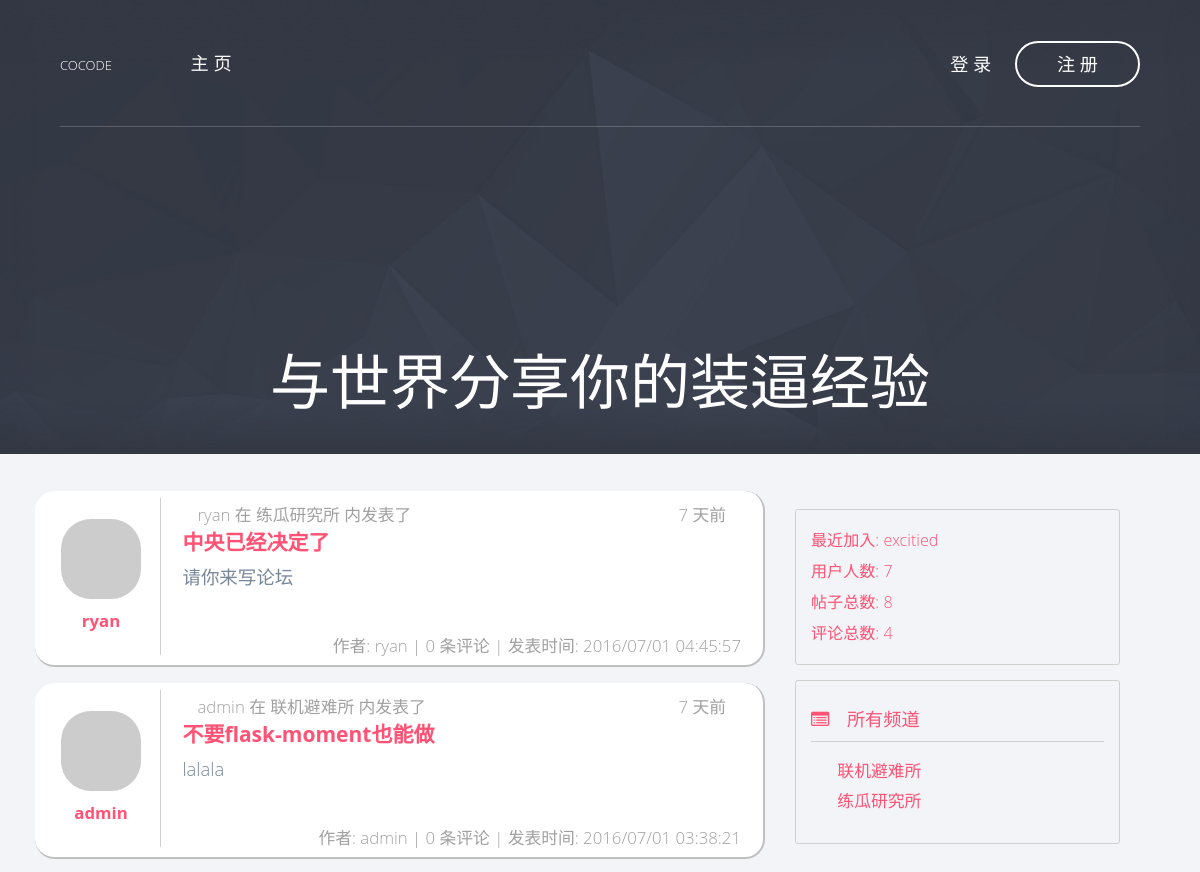
Before: / (upper part) with the older database file.
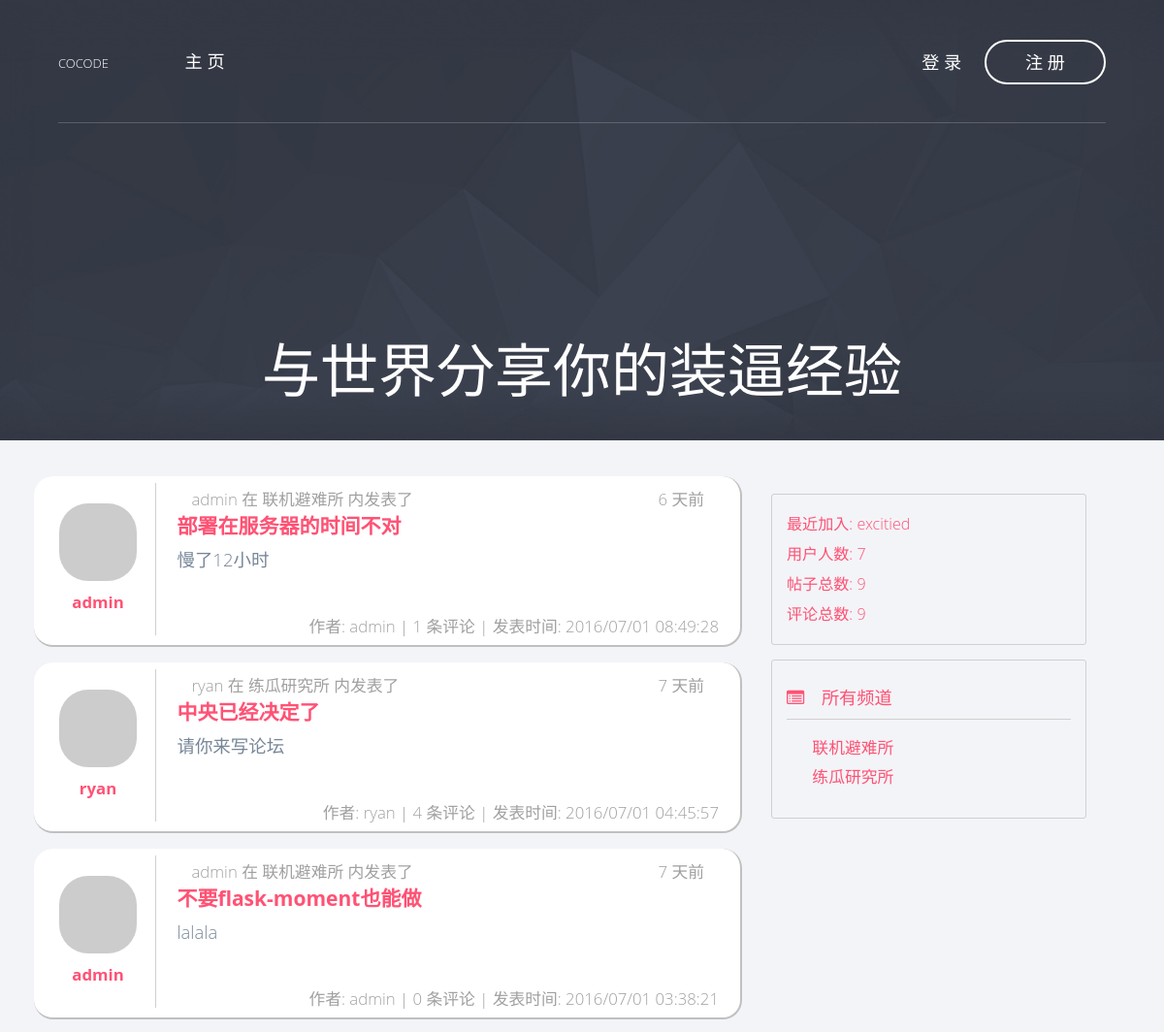
After: the same page with the newer database file.
### app/models/post.py (models this page shows, shortened)
class Post(db.Model, Model):
    __tablename__ = 'posts'
    id = db.Column(db.Integer, primary_key=True)
    title = db.Column(db.String())
    content = db.Column(db.String())
    created_time = db.Column(db.Integer, default=0)
    channel_id = db.Column(db.Integer, db.ForeignKey('channels.id'))
    user_id = db.Column(db.Integer, db.ForeignKey('users.id'))
    comments = db.relationship('Comment', backref='post')
    def display_item(self):
        name = 'post'
        title = self.title
        content_len = 58
        if self.content.__len__() > content_len:
            content = self.content[:content_len] + '...'
        else:
            content = self.content
        return (name, title, content)

### app/models/user.py (models this page shows, shortened)
class User(db.Model, Model):
    __tablename__ = 'users'
    id = db.Column(db.Integer, primary_key=True)
    username = db.Column(db.String(), unique=True)
    password_hash = db.Column(db.String())
    email = db.Column(db.String(), unique=True)
    avatar_hash = db.Column(db.String())
    created_time = db.Column(db.Integer, default=0)
    role_id = db.Column(db.Integer, db.ForeignKey('roles.id'))
    posts = db.relationship('Post', backref='author')
    comments = db.relationship('Comment', backref='author')
    @property
    def password(self):
        raise AttributeError('password is not readable')
    def gravatar(self, size=100, default='identicon', rating='g'):
        from flask import request
        gravatar_url = 'secure.gravatar.com/avatar'
        if request.is_secure:
            url = 'https://' + gravatar_url
        else:
            url = 'http://' + gravatar_url
        hash = self.avatar_hash or md5(self.email.encode('utf-8')).hexdigest()
        return '{url}/{hash}?s={size}&d={default}&r={rating}'.format(url=url,
                                                                     hash=hash,
                                                                     size=size,
                                                                     default=default,
                                                                     rating=rating)

### app/models/channel.py (models this page shows, shortened)
class Channel(db.Model, Model):
    __tablename__ = 'channels'
    id = db.Column(db.Integer, primary_key=True)
    name = db.Column(db.String(), default=ChannelPermission.NORMAL[0])
    permission = db.Column(db.Integer)
    created_time = db.Column(db.Integer, default=0)
    posts = db.relationship('Post', backref='channel')
    def is_admin(self):
        return self.permission == ChannelPermission.ADMIN[0]

### app/views.py (the view)
@app.route('/')
def index():
    user = current_user()
    if user is not None and user.is_admin():
        posts = Post.query.all()
    else:
        posts = []
        channels = Channel.query.filter_by(permission=ChannelPermission.NORMAL[0])
        for c in channels:
            p = c.posts
            posts += p
    posts.sort(key=lambda p: p.created_time, reverse=True)
    return render_template('index.html',
                           posts=posts)

### app/context_processers.py (called while the page is built)
@app.context_processor
def current_user_processor():
    return dict(current_user=current_user())

@app.context_processor
def channel_processor():
    channels = Channel.query.all()
    permissions = [
        ChannelPermission.NORMAL,
        ChannelPermission.ADMIN,
    ]
    dic = {
        'channels': channels,
        'permissions': permissions,
    }
    return dict(**dic)

@app.context_processor
def user_processor():
    user_count = User.query.count()
    new_user = User.query.order_by(User.created_time.desc()).first()
    return dict(new_user=new_user,
                user_count=user_count)

@app.context_processor
def post_processor():
    post_count = Post.query.count()
    return dict(post_count=post_count)

@app.context_processor
def comment_processor():
    comment_count = Comment.query.count()
    return dict(comment_count=comment_count)

### app/filters.py (called while the page is built)
@app.template_filter('format_time')
def format_time(timestamp):
    format = '%Y/%m/%d %H:%M:%S'
    t = time.localtime(timestamp)
    ft = time.strftime(format, t)
    return ft

### app/models/user.py (called while the page is built)
def current_user():
    id = session.get('user_key', None)
    user = None
    if id is not None:
        user = User.query.get(id)
    return user

### app/templates/index.html (shortened to what this page needs)
{% extends "base8-4.html" %}
{% block header %}
    <div class="hero-content text-center">
        {% if current_user is not none %}
        <h1>欢迎，{{ current_user.username }}</h1>
        {% else %}
        <a href="/login"><h1>与世界分享你的装逼经验</h1></a>
        {% endif %}
    </div>
{% endblock %}
{% block page_content %}
    {% include "_posts.html" %}
{% endblock %}

### app/templates/_posts.html (shortened to what this page needs)
<div class="items-container">
    {% for post in posts %}
        <div class="item-container col-md-12">
            {% set post_author = post.author %}
            {% set post_channel = post.channel.name %}
            {% set item = post.display_item() %}
            {% set post_title = item[1] %}
            {% set post_content = item[2] %}
            <div class="col-md-2 item-left">
                <div class="item-portrait">
                    <img class="img-rounded center-block round" src="{{ post_author.gravatar(size=60) }}" />
                </div>
                <div class="item-author">
                    <a href="/profile/{{ post_author.username }}">{{ post_author.username }}</a>
                </div>
            </div>
            <div class="col-md-10 item-right">
                <div class="item-header">
                    <div class="col-md-9">
                        {{ post_author.username }} 在 {{ post_channel }} 内发表了
                    </div>
                    <div class="col-md-3 item-date">
                        {{ post.created_time | from_now }}
                    </div>
                </div>
                    <div class="item-title">
                        <a href="/post/{{ post.id }}">{{ post_title }}</a>
                    </div>
                    <div class="item-content">
                        {{ post_content }}
                    </div>
                <div class="item-footer">
                    作者: {{ post_author.username }} |
                    {{ post.comments | length }} 条评论 |
                    发表时间: {{ post.created_time | format_time }}
                </div>
            </div>
        </div>
    {% endfor %}
</div>

### app/templates/_bbs_info.html
<div class="col-md-10 forum-info">
    <div class="forum-info-item">最近加入: <a href="/profile/{{ new_user.username }}">{{ new_user.username }}</a></div>
    <div class="forum-info-item">用户人数: {{ user_count }}</div>
    <div class="forum-info-item">帖子总数: {{ post_count }} </div>
    <div class="forum-info-item">评论总数: {{ comment_count }} </div>
</div>

### app/templates/_channels.html (shortened to what this page needs)
<div class="col-md-10 channel-list">
    <div class="channel-list-caption">
        <i class="fa fa-list-alt"></i> 所有频道
    </div>
    <div class="channel-list-items">
        {% for c in channels %}
        {% if not c.is_admin() %}
            <div class="channel-list-item">
                <a href="/channel/{{ c.id }}">{{ c.name }}</a>
            </div>
        {% endif %}
        {% endfor %}
    </div>
</div>

Changed rows visible on the page:
added Post: {{ post_author.username }} "admin", {{ post_channel }} "联机避难所", created_time|from_now "6 天前", title "部署在服务器的时间不对", content "慢了12小时", comments|length "1", created_time "2016/07/01 08:49:28"
computed for Post "中央已经决定了": comments|length "0" → "4"
Other visible differences:
{{ post_count }}: "8" → "9"
{{ comment_count }}: "4" → "9"
